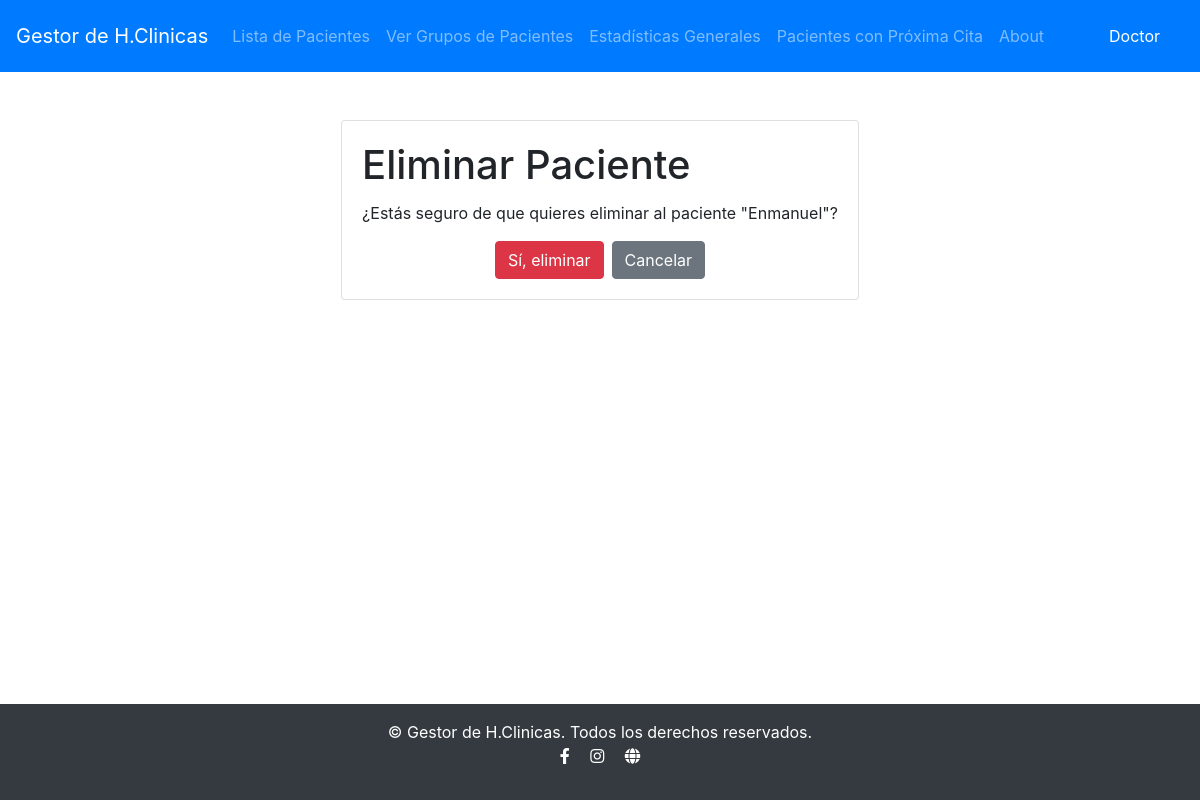
Page /pacientes/eliminar/01022472548/ (signed in) on the earlier database version.
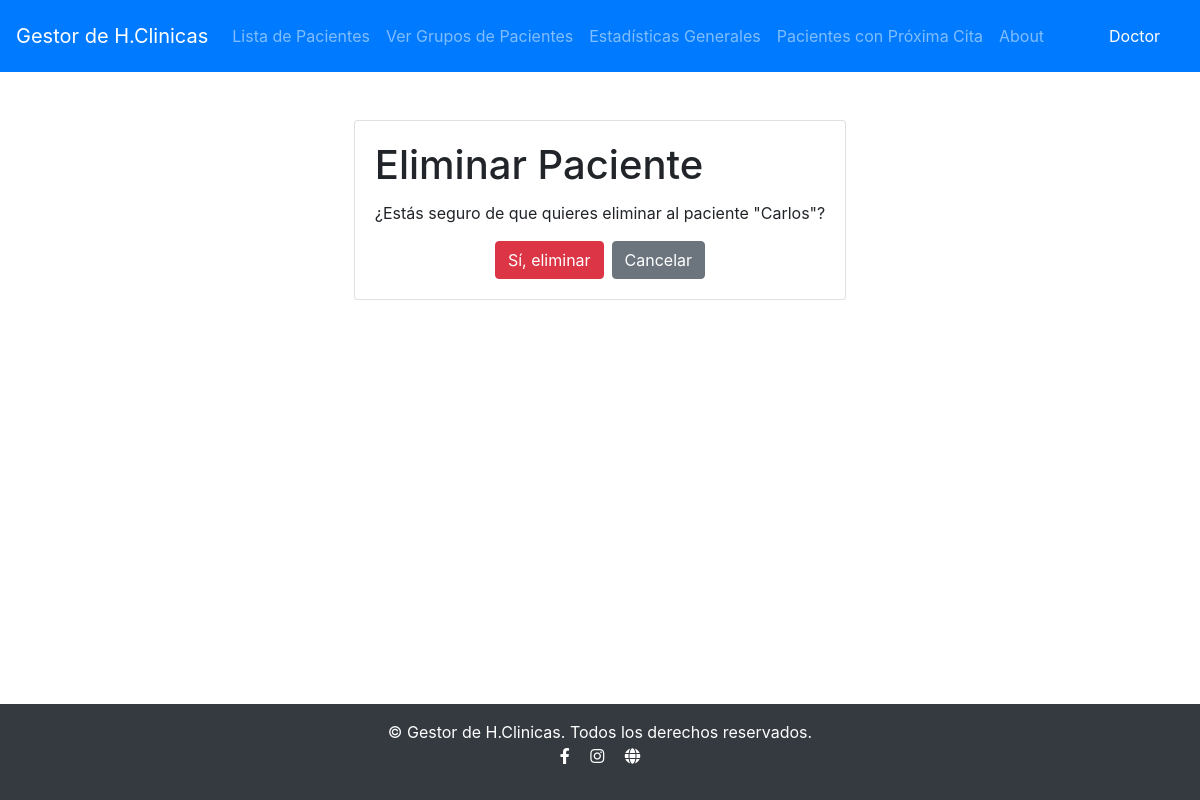
Same page on the later database version.
### Historia/models.py (models this page shows, shortened)
class Paciente(models.Model):
    ci = models.CharField(primary_key=True, max_length=11)
    nombre = models.CharField(max_length=50)
    apellidos = models.CharField(max_length=50)
    telefono = models.IntegerField(null=True)
    direccion = models.CharField(max_length=50)
    SEXO_CHOICES = (
        ('M', 'Masculino'),
        ('F', 'Femenino'),
    )
    sexo = models.CharField(max_length=1, choices=SEXO_CHOICES)
    RAZA_CHOICES = (
        ('B', 'Blanco'),
        ('N', 'Negro'),
    )
    raza = models.CharField(max_length=1, choices=RAZA_CHOICES)
    edad = models.IntegerField()

### Historia/views/pacientes.py (the view)
# urls.py: path('pacientes/eliminar/<str:pk>/', pacientes.eliminar_paciente, name='eliminar_paciente'),
@login_required(login_url="/")
@permission_required("estudiantes.delete_paciente", login_url="/")
def eliminar_paciente(request, pk):
    paciente = get_object_or_404(Paciente, pk=pk)
    if request.method == 'POST':
        paciente.delete()
        return redirect('lista_pacientes')
    context = {
        'paciente': paciente
    }
    return render(request, 'pacientes/eliminar_paciente.html', context)

### Historia/templates/pacientes/eliminar_paciente.html (shortened to what this page needs)
{% extends 'base.html' %}
{% block content %}
<div class="d-flex justify-content-center">
	<div class="card">
		<div class="card-body">
		<h1 class="card-title">Eliminar Paciente</h1>
		<p class="card-text">
			¿Estás seguro de que quieres eliminar al paciente "{{ paciente.nombre }}"?
		</p>
		<form method="post" class="d-flex justify-content-center">
			<button type="submit" class="btn btn-danger mr-2">Sí, eliminar</button>
			<a href="{% url 'lista_pacientes' %}" class="btn btn-secondary">Cancelar</a>
		</form>
		</div>
	</div>
</div>
{% endblock %}

Differences in the rows shown:
changed Paciente: nombre "Enmanuel" → "Carlos"
